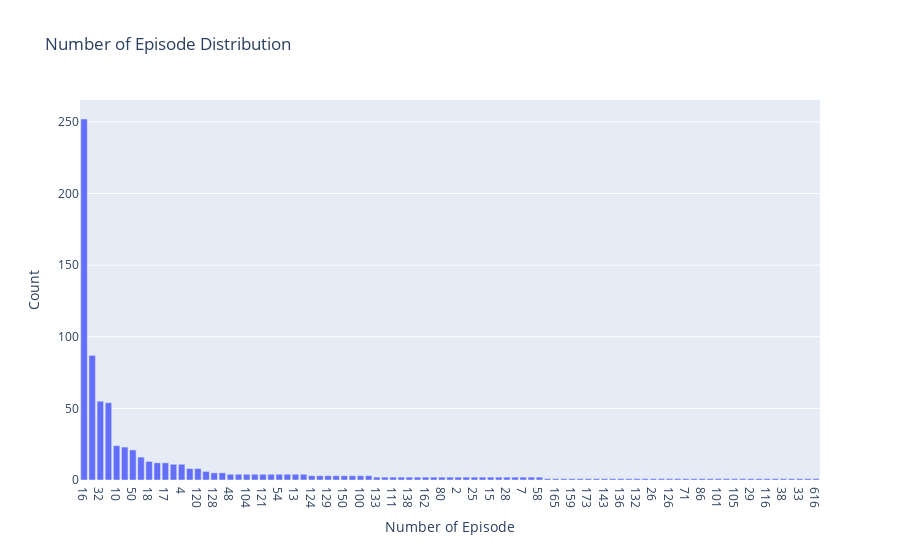

This figure's notebook cell:
### Code cell
fig = px.bar(data_frame = num_episode,
             x = 'Num Ep', y = 'Count',
             title = 'Number of Episode Distribution')

fig.update_layout(xaxis_title = 'Number of Episode')

fig.update_xaxes(type='category')

fig.show()

### Figure 1 — Plotly figure (JSON) as saved in the notebook; plotly's stock layout.template omitted (floating-point values rounded to 4 significant figures)
{"data": [{"alignmentgroup": "True", "hovertemplate": "Num Ep=%{x}<br>Count=%{y}<extra></extra>", "legendgroup": "", "marker": {"color": "#636efa", "pattern": {"shape": ""}}, "name": "", "offsetgroup": "", "orientation": "v", "showlegend": false, "textposition": "auto", "type": "bar", "x": [16, 20, 32, 12, 10, 24, 50, 40, 18, 8, 17, 6, 4, 122, 120, 14, 128, 60, 48, 30, 104, 36, 121, 9, 54, 123, 13, 21, 124, 11, 129, 52, 150, 102, 100, 103, 133, 108, 111, 63, 138, 149, 162, 174, 80, 1, 2, 55, 25, 22, 15, 41, 28, 51, 7, 56, 58, 167, 165, 172, 159, 156, 173, 3, 143, 23, 136, 210, 132, 130, 26, 31, 126, 106, 71, 75, 86, 98, 101, 53, 105, 44, 29, 113, 116, 118, 38, 34, 33, 64, 616], "xaxis": "x", "y": [252, 87, 55, 54, 24, 23, 21, 16, 13, 12, 12, 11, 11, 8, 8, 6, 5, 5, 4, 4, 4, 4, 4, 4, 4, 4, 4, 4, 3, 3, 3, 3, 3, 3, 3, 3, 2, 2, 2, 2, 2, 2, 2, 2, 2, 2, 2, 2, 2, 2, 2, 2, 2, 2, 2, 2, 2, 1, 1, 1, 1, 1, 1, 1, 1, 1, 1, 1, 1, 1, 1, 1, 1, 1, 1, 1, 1, 1, 1, 1, 1, 1, 1, 1, 1, 1, 1, 1, 1, 1, 1], "yaxis": "y"}], "layout": {"barmode": "relative", "legend": {"tracegroupgap": 0}, "title": {"text": "Number of Episode Distribution"}, "xaxis": {"anchor": "y", "domain": [0, 1], "title": {"text": "Number of Episode"}, "type": "category"}, "yaxis": {"anchor": "x", "domain": [0, 1], "title": {"text": "Count"}}}}
